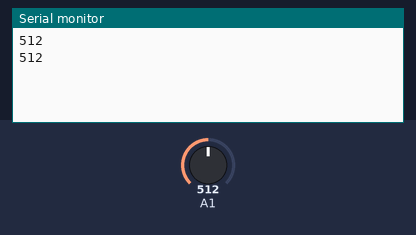
Recording of a sketch running on a simulated Arduino Uno, built with avr-gcc and run on an emulated ATmega328P. Parts: the last lines printed to the serial monitor. The inputs (shaded band) are chosen by the test bench; at power-on: A1 = 512.

Above: at 1.8 s.
1.9 s: A1 set to 716
At 2.8 s:
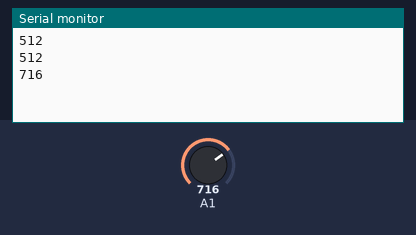
3.4 s: A1 set to 900
At 4.6 s:
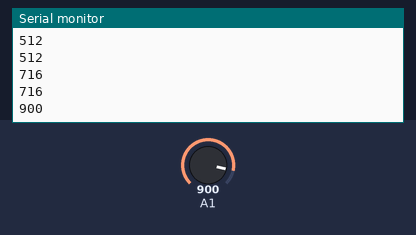
Timing chart, 0 to 6.4 s (numbered marks = the images above; inputs shaded):
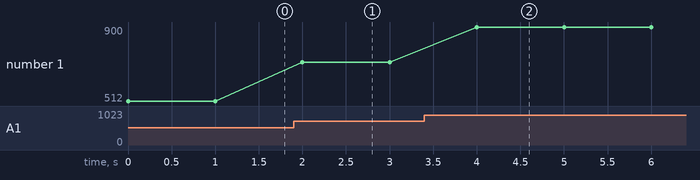

The sketch:

ldr.ino
```cpp
void setup() {
  // put your setup code here, to run once:
  pinMode(A1, INPUT);
  Serial.begin(9600);
}

void loop() {
  Serial.println(analogRead(A1));
  delay(1000);
}
```

Measured:
- after the input at 1.9 s, the serial monitor: prints a new line after 0.10 s (image 1)
- after the input at 3.4 s, the serial monitor: prints a new line after 0.60 s (image 2)
- plotted number 1: 512 → 716 after the input at 1.9 s, 716 → 900 after the input at 3.4 s
